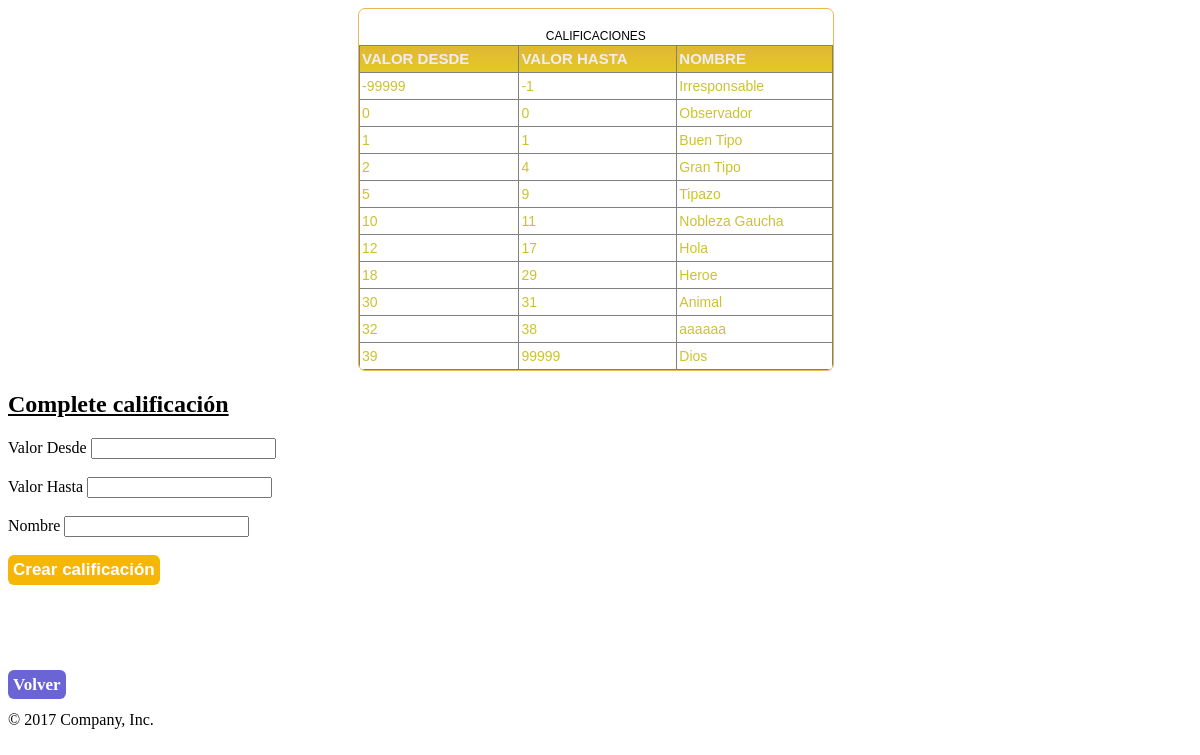
Page /crear_ranking.php (signed in) on the committed database.
### tables this page shows
CREATE TABLE `calificaciones` (
  `nombreCalificacion` varchar(30) NOT NULL,
  `rangoDesde` mediumint(30) DEFAULT NULL,
  `rangoHasta` mediumint(30) DEFAULT NULL
);

### crear_ranking.php (the view, shortened to what this page needs)
<!DOCTYPE html>
<html>
<head>
<link rel="stylesheet" type="text/css" href="/css/tabla2.css">
</head>
	<?php
	include 'config.php'; session_start();
	 $administrador= mysqli_query($con, "SELECT is_admin FROM usuario WHERE userMail='$_SESSION[userMail]'	 ;");
	 $admin = mysqli_fetch_array($administrador);
	 if($admin[0]== 1){
	$ranking = mysqli_query($con, "SELECT * FROM calificaciones ORDER BY rangoDesde  ASC ;");
	?>
	<body> <div class="datagrid">
	<table border="1">
    <caption>CALIFICACIONES</caption>
		<br>
        <thead>
           <tr background-color:'yellow';>
             <th scope="col">VALOR DESDE</th>
             <th scope="col">VALOR HASTA</th>
             <th scope="col">NOMBRE</th>
           </tr>
        </thead>
        <tfoot>
       <tbody>
	<?php while ($calif = mysqli_fetch_array($ranking)) {
		?>
           <tr>
             <td><?php echo"$calif[1] "?> </td>
             <td><?php echo"$calif[2] "?> </td>
             <td><?php echo"$calif[0] "?> </td>
           </tr>
        </tbody>
   <?php	}?>
 	</table> </div>
<form  name="f1" action='/alta_ranking.php'  method="post" class="form-signin">
				<h2 class="form-signin-heading"><ins>Complete calificación</ins></h2>
				<div class="form-group">
					<label class="control-label" for="desde">Valor Desde</label>
						<input id="desde" name="desde" required="required"  type="number">
				</div>
				<br>
				<div>
				<label class="control-label" for="hasta">Valor Hasta</label>
						<input id="hasta" name="hasta" required="required" type="number">
				</div>
				<br>
				<div>
				<label class="control-label" for="nombre">Nombre</label>
						<input id="nombre" name="nombre" required="required" type="text">
				</div>
				<br>
				<div class="form-group">
					<button id="submit" name="submit" class="boton">Crear calificación</button>
				</div>
	</form>
	</body>
	<br><br><br><br><br>
	<footer>
	  <a  class="boton2" href= index.php>Volver</a><br>
	  <p>&copy; 2017 Company, Inc.</p>
	</footer>
</html>
	<?php } else
	{ header("Location: index.php");}

### css/tabla2.css (style rules this page uses)
.datagrid table { height:auto; border-collapse: collapse; text-align: left; width: 100%; }
.datagrid { margin-left:350px; font: normal 12px/150% Geneva, Arial, Helvetica, sans-serif; background: #fff; overflow: hidden; border: 1px solid #EBB852; -webkit-border-radius: 7px; width:40% ; -moz-border-radius: 7px; border-radius: 7px; }
.datagrid table td, .datagrid table th { padding: 4px 2px; }
.datagrid table thead th { background:-webkit-gradient( linear, left top, left bottom, color-stop(0.05, #E0B834), color-stop(1, #E3CA24) ); background:-moz-linear-gradient( center top, #E0B834 5%, #E3CA24 100% ); filter:progid:DXImageTransform.Microsoft.gradient(startColorstr='#E0B834', endColorstr='#E3CA24');background-color:#E0B834; color:#F0EDF7; font-size: 15px; font-weight: bold; }
.datagrid table thead th:first-child { border: none; }
.datagrid table tbody td { color: #CCC231; font-size: 14px;border-bottom: 7px solid #E1EEF4;font-weight: normal; }
.datagrid table tbody td:first-child { border-left: none; }
.datagrid table tbody tr:last-child td { border-bottom: none; }

### crear_ranking.php (style rules this page uses)
.boton { text-decoration: none; padding: 5px; font-weight: 600; font-size: 17px; color: #ffffff; background-color: #F6B605; border-radius: 6px; border: none; }
.boton2 { text-decoration: none; padding: 5px; font-weight: 600; font-size: 17px; color: #ffffff; background-color: #6B64D5; border-radius: 6px; border: none; }

### rows in the picture
calificaciones: rangoDesde "-99999", rangoHasta "-1", nombreCalificacion "Irresponsable"
calificaciones: rangoDesde "0", rangoHasta "0", nombreCalificacion "Observador"
calificaciones: rangoDesde "1", rangoHasta "1", nombreCalificacion "Buen Tipo"
calificaciones: rangoDesde "2", rangoHasta "4", nombreCalificacion "Gran Tipo"
calificaciones: rangoDesde "5", rangoHasta "9", nombreCalificacion "Tipazo"
calificaciones: rangoDesde "10", rangoHasta "11", nombreCalificacion "Nobleza Gaucha"
calificaciones: rangoDesde "12", rangoHasta "17", nombreCalificacion "Hola"
calificaciones: rangoDesde "18", rangoHasta "29", nombreCalificacion "Heroe"
calificaciones: rangoDesde "30", rangoHasta "31", nombreCalificacion "Animal"
calificaciones: rangoDesde "32", rangoHasta "38", nombreCalificacion "aaaaaa"
calificaciones: rangoDesde "39", rangoHasta "99999", nombreCalificacion "Dios"
